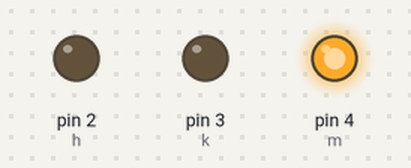
Recording of a sketch running on a simulated Arduino Uno, built with avr-gcc and run on an emulated ATmega328P. On the bench: output pins drawn as LEDs (lit = HIGH).

Above: at 0.1 s.
Timing chart, 0 to 1.6 s (numbered marks = the images above):
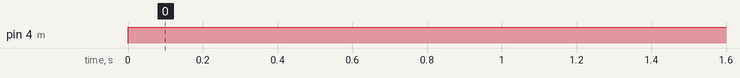

Measured:
- by itself, pin 4 (m): LOW → HIGH at 0.00 s

The sketch:

latihan1_blinking.ino
```cpp
int m = 4;
int k = 3;
int h = 2;
int pb1 = 18;
int x=1;
void setup() {
  // put your setup code here, to run once:
  pinMode(m, OUTPUT);
  pinMode(k, OUTPUT);
  pinMode(h, OUTPUT);
  pinMode(pb1, INPUT_PULLUP);
  attachInterrupt(digitalPinToInterrupt(pb1),buttonHelper, FALLING);
  Serial.begin(9600);
}

void loop() {
  // put your main code here, to run repeatedly:

//  if (digitalRead(pb1))
//  {
//    (x <= 3) ? x++ : x=0;
//    //if(x>3) x=0;
//
//  }
  switch (x) {
    case 0:
      digitalWrite(m, LOW);
      digitalWrite(k, LOW);
      digitalWrite(h, LOW);
      break;
    case 1:
      digitalWrite(m, HIGH);
      digitalWrite(k, LOW);
      digitalWrite(h, LOW);
      break;
    case 2:
      digitalWrite(m, LOW);
      digitalWrite(k, HIGH);
      digitalWrite(h, LOW);
      break;
    case 3:
      digitalWrite(m, LOW);
      digitalWrite(k, LOW);
      digitalWrite(h, HIGH);
      break;
  }
  delay(100);
}
void buttonHelper(){
  delay(1000);
  Serial.println("TRIG");
  (x <= 3) ? x++ : x=0;

}
```
